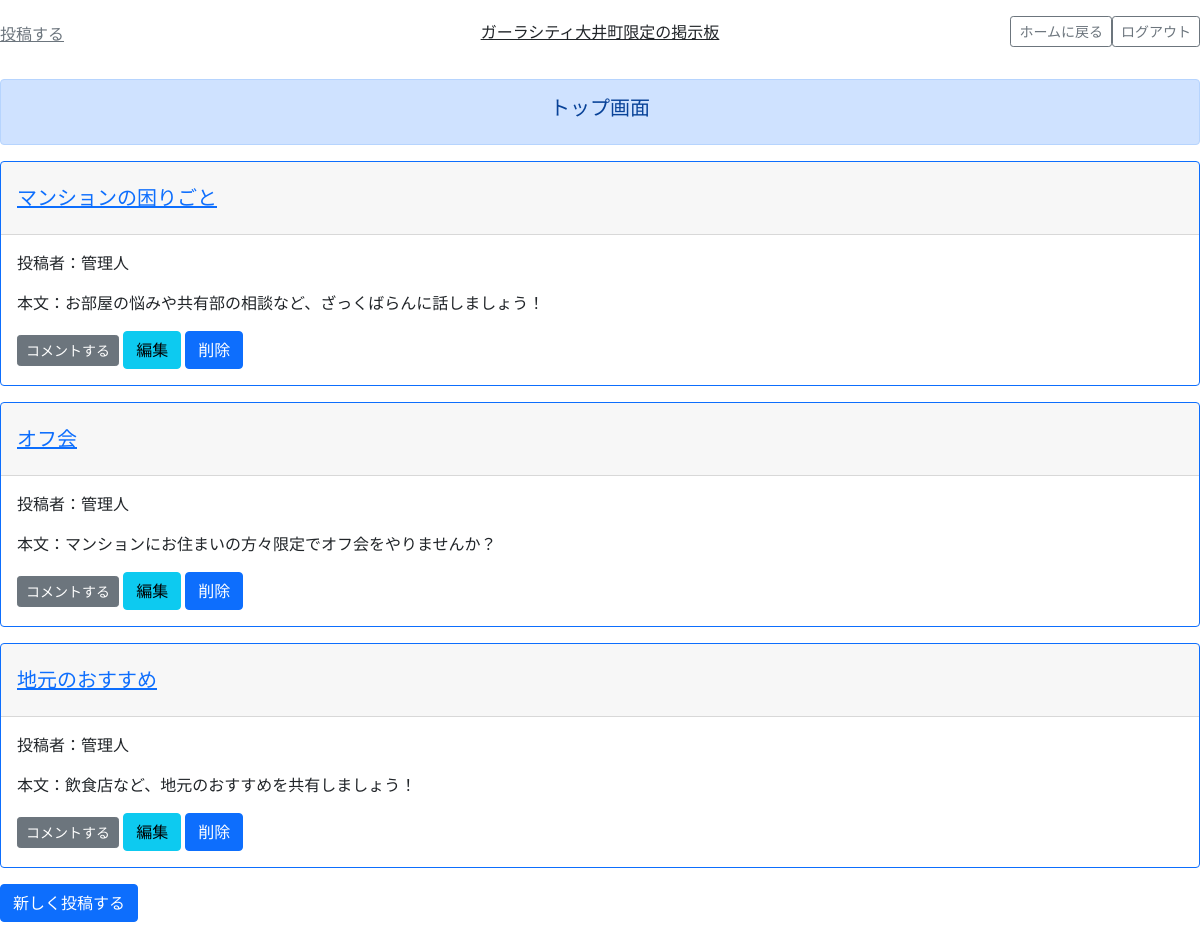
Screenshot of /list/ (signed in) with the database file from the repository.
### apartsnsapp/models.py (models this page shows, shortened)
class ApartsnsModel(models.Model):
    name = models.CharField( max_length=50,default="")
    title = models.CharField(max_length=50)
    content = models.TextField()

### apartsnsapp/views.py (the view)
# urls.py: path('list/', ListView.as_view(), name='list'),
class ListView(LoginRequiredMixin, ListView):
    template_name = 'list.html'
    model = ApartsnsModel
    context_object_name = 'object_list'

### apartsnsapp/templates/list.html (shortened to what this page needs)
{% extends 'base.html' %}
{% block content %}
<div class="alert alert-primary text-center " role="alert"><h5>トップ画面</h5></div>
{% for item in object_list %}
<div class="card border-primary mb-3" style="max-width: 100% ;">
    <div class="card-header"><P><a href="{% url 'detail' item.pk %}"><h5>{{item.title}}</h5></a></P></div>
    <div class="card-body">
        <p class="card-text">投稿者：{{item.name}}</p>
        <p class="card-text">本文：{{item.content}}</p>
        <a href="{% url 'detail' item.pk %}" class="btn btn-secondary btn-sm" role="button" aria-pressed="true">コメントする</a>
        <a href="{% url 'update' item.pk %}" class="btn btn-info  " tabindex="-1" role="button" aria-disabled="true">編集</a>
        <a href="{% url 'delete' item.pk %}" class="btn btn-primary  " tabindex="-1" role="button" aria-disabled="true">削除</a>
    </div>
</div>
{% endfor %}
<a class="btn btn-primary mb-3" href="{% url  'create' 　%}">新しく投稿する</a><br>
{% endblock content %}

### rows the page displays
ApartsnsModel: name "管理人", content "お部屋の悩みや共有部の相談など、ざっくばらんに話しましょう！"
ApartsnsModel: name "管理人", content "マンションにお住まいの方々限定でオフ会をやりませんか？"
ApartsnsModel: name "管理人", content "飲食店など、地元のおすすめを共有しましょう！"
